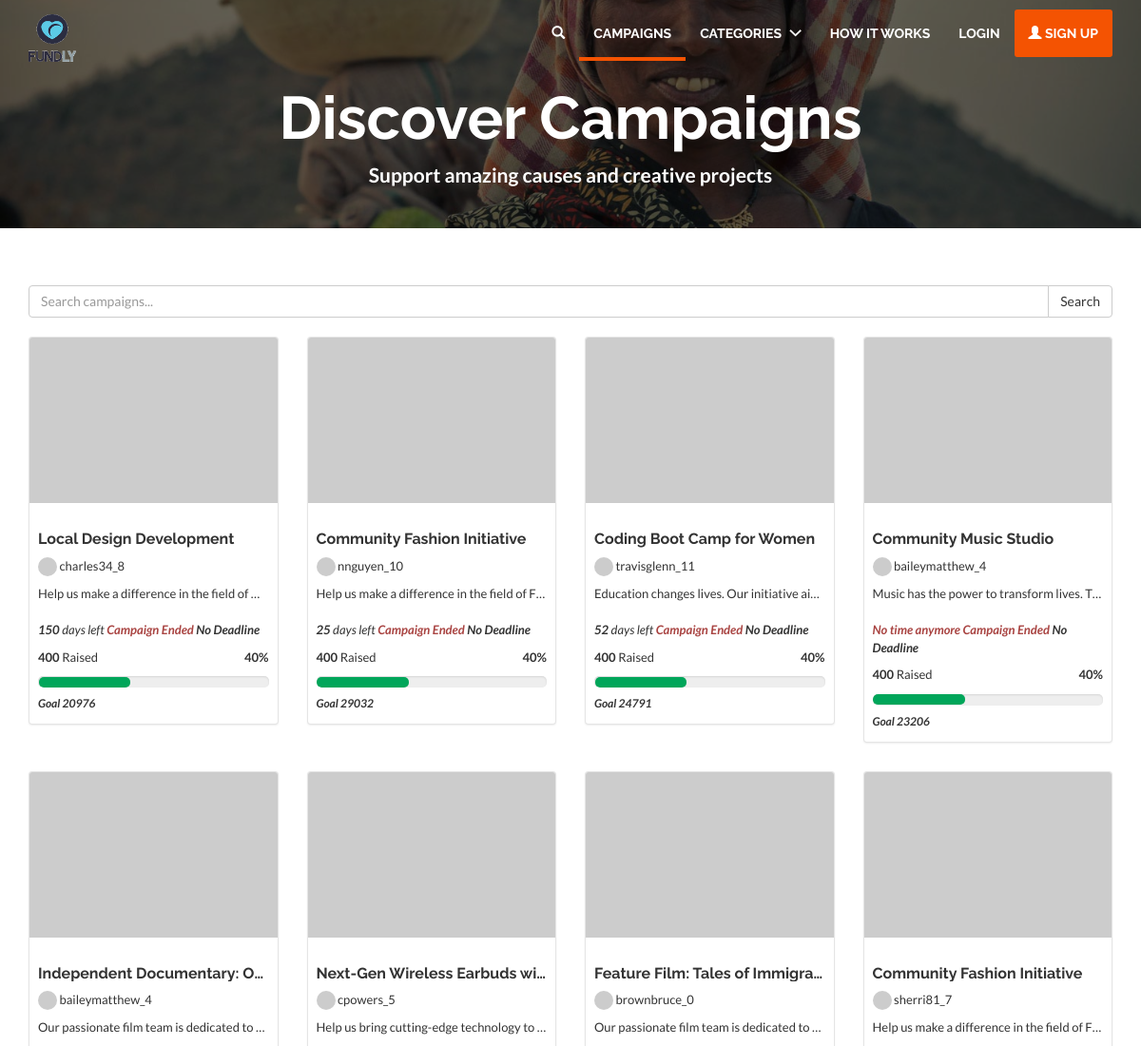
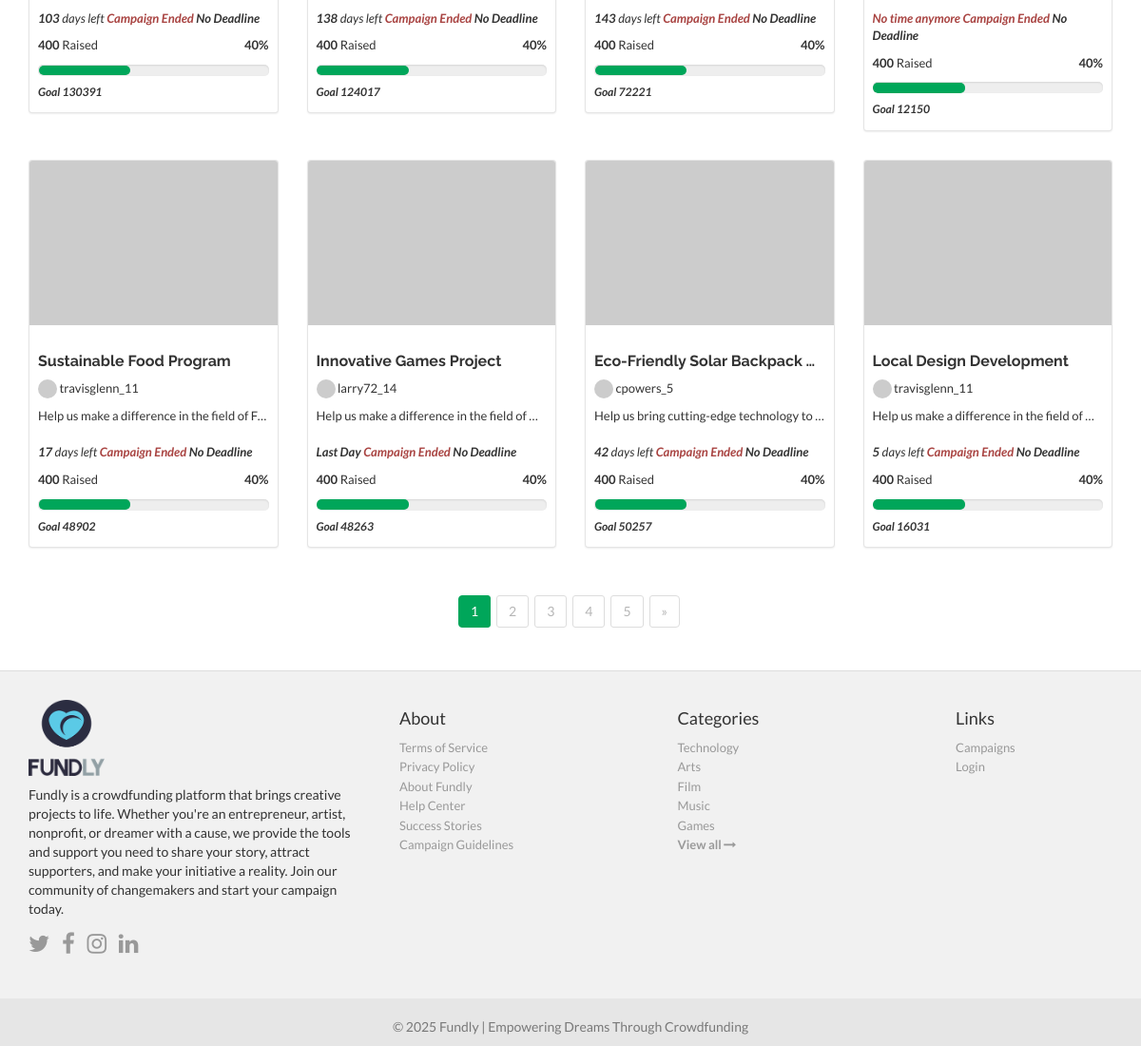
Page /campaign/campaigns/ on the committed database (2 pictures, top to bottom).
### campaign/models.py (models this page shows, shortened)
class Campaign(models.Model):
    id = models.UUIDField(primary_key=True, default=uuid.uuid4, editable=False)
    title = models.CharField(max_length=255)
    description = models.TextField()
    user = models.ForeignKey(User, on_delete=models.DO_NOTHING)
    category = models.ForeignKey(Category, on_delete=models.CASCADE)
    date = models.DateTimeField(default=now, blank=True)
    status = models.CharField(max_length=20, default="pending")
    image = models.ImageField(upload_to="campaigns")
    goal = models.IntegerField()
    location = models.CharField(max_length=150)
    deadline = models.DateField()
    def image_url(self):
        return self.image.url if self.image else "https://placehold.co/600x400?text=No+Image"
    def days_remaining(self):
        delta = self.deadline - datetime.now().date()
        return delta.days

### accounts/models.py (models this page shows, shortened)
class User(AbstractUser):
    username = models.CharField(
        "username",
        max_length=50,
        unique=True,
        help_text="Required. 50 characters or fewer. Letters, digits and @/./+/-/_ only.",
        error_messages={
            "unique": "A user with this username already exists.",
        },
    )
    email = models.EmailField(
        unique=True,
        blank=False,
        error_messages={
            "unique": "A user with this email already exists.",
        },
    )
    status = models.CharField(max_length=20, default="active")
    avatar = models.ImageField(upload_to="avatars/", null=True, blank=True)
    country = models.ForeignKey(Country, on_delete=models.SET_NULL, null=True)
    USERNAME_FIELD = "email"
    REQUIRED_FIELDS = ["username"]

### core/models.py (models this page shows, shortened)
class Category(models.Model):
    name = models.CharField(max_length=50, unique=True)
    slug = models.CharField(max_length=100, unique=True)
    image = models.ImageField(upload_to='categories', default="default.png")

### campaign/views.py (the view, shortened to what this page needs)
# urls.py: path('campaigns/', CampaignListView.as_view(), name='campaign-list'),
class CampaignListView(ListView):
    model = Campaign
    template_name = "campaigns/list.html"
    context_object_name = "campaigns"
    paginate_by = 12  # Show 12 campaigns per page
    def get_queryset(self):
        queryset = Campaign.objects.prefetch_related("user").order_by('-date')
        query = self.request.GET.get('q')
        return queryset
    def get_context_data(self, **kwargs):
        context = super().get_context_data(**kwargs)
        context['search_term'] = self.request.GET.get('q', '')
        return context

### core/context_processors.py (called while the page is built)
def categories(request):
    cats = Category.objects.prefetch_related("campaign_set").all()[:5]
    return {'categories': cats}

### templates/campaigns/list.html (shortened to what this page needs)
{% extends 'base.html' %}
{% load static %}
{% load humanize %}
{% block content %}
<div class="jumbotron md index-header jumbotron_set jumbotron-cover">
    <div class="container wrap-jumbotron position-relative">
        <h1 class="title-site">Discover Campaigns</h1>
        <p class="subtitle-site"><strong>Support amazing causes and creative projects</strong></p>
    </div>
</div>
<div class="container margin-bottom-40">
    <div class="row">
        <div class="col-md-12 margin-top-20 margin-bottom-20">
            <form method="get" action="">
                <div class="input-group">
                    <input type="text" name="q" class="form-control" placeholder="Search campaigns..."
                           value="{{ request.GET.q|default:'' }}">
                    <span class="input-group-btn">
                        <button class="btn btn-default" type="submit">Search</button>
                    </span>
                </div>
            </form>
        </div>
        <div class="col-md-12">
            <div class="row">
                {% if campaigns %}
                    {% for campaign in campaigns %}
                        {% include 'includes/campaign.html' with campaign=campaign %}
                    {% endfor %}
                {% endif %}
            </div>
            {% if is_paginated %}
            <div class="text-center margin-top-20">
                <ul class="pagination">
                    {% for num in page_obj.paginator.page_range %}
                        {% if page_obj.number == num %}
                            <li class="active"><span>{{ num }}</span></li>
                        {% else %}
                            <li><a href="?page={{ num }}">{{ num }}</a></li>
                        {% endif %}
                    {% endfor %}
                    {% if page_obj.has_next %}
                        <li><a href="?page={{ page_obj.next_page_number }}">&raquo;</a></li>
                    {% endif %}
                </ul>
            </div>
            {% endif %}
        </div>
    </div>
</div>
{% endblock %}

### templates/includes/campaign.html (shortened to what this page needs)
<div class="col-xs-12 col-sm-6 col-md-3 col-thumb">
    <div class="thumbnail padding-top-zero">
        <a class="position-relative btn-block img-grid" href="#">
            <img title="{{ campaign.title }}" src="{{ campaign.image_url }}" class="image-url img-responsive btn-block radius-image"/>
        </a>
        <div class="caption">
            <h1 class="title-campaigns font-default">
                <a title="{{ campaign.title }}" class="item-link" href="{% url 'campaign:campaign-detail' campaign.id %}">
                    {{ campaign.title }}
                </a>
            </h1>
            <p class="desc-campaigns">
                {% if campaign.user %}
                    <img src="{{ campaign.image_url }}" width="20" height="20" class="img-circle avatar-campaign"/> {{ campaign.user.username }}
                {% else %}
                    <img src="" width="20" height="20" class="img-circle avatar-campaign"/> User not available
                {% endif %}
            </p>
            <p class="desc-campaigns text-overflow">
                {{ campaign.description.strip|safe }}
            </p>
            <p class="desc-campaigns">
              <span class="stats-campaigns margin-bottom-zero">
                <em>
                  {% if campaign.deadline %}
                      {% if campaign.days_remaining > 0 %}
                          <strong>{{ campaign.days_remaining }}</strong> days left
                      {% elif campaign.days_remaining == 0 %}
                          <strong>Last Day</strong>
                      {% else %}
                          <strong class="text-danger">No time anymore</strong>
                      {% endif %}
                  {% endif %}
                    <strong class="text-danger">Campaign Ended</strong>
                    <strong>No Deadline</strong>
                </em>
              </span>
                <span class="stats-campaigns">
                    <span class="pull-left">
                        <strong>400</strong>
                        Raised
                    </span>
                    <span class="pull-right">
                        <strong>40%</strong>
                    </span>
                </span>
                <span class="progress">
                    <span class="percentage" style="width: 40%" aria-valuemin="0" aria-valuemax="100" role="progressbar"></span>
                </span>
            </p>
            <h6 class="margin-bottom-zero">
                <em><strong>Goal {{ campaign.goal }}</strong></em>
            </h6>
        </div>
    </div>
</div>

### templates/includes/footer.html
{% load static %}
<footer class="footer-main">
    <div class="container">
        <div class="row">
            <div class="col-md-4">
                <a href="{% url 'core:home' %}">
                    <img src="{% static 'img/logo.png' %}" style="height: 80px; width: 80px"/>
                </a>
                <p class="margin-tp-xs">Fundly is a crowdfunding platform that brings creative projects to life.
                    Whether you're an entrepreneur, artist, nonprofit, or dreamer with a cause, we provide the tools
                    and support you need to share your story, attract supporters, and make your initiative a reality.
                    Join our community of changemakers and start your campaign today.</p>
                <ul class="list-inline">
                    <li><a href="https://www.twitter.com/fundly" class="ico-social"><i class="fa fa-twitter"></i></a></li>
                    <li><a href="https://www.facebook.com/fundly" class="ico-social"><i class="fa fa-facebook"></i></a></li>
                    <li><a href="https://www.instagram.com/fundly" class="ico-social"><i class="fa fa-instagram"></i></a></li>
                    <li><a href="https://www.linkedin.com/company/fundly" class="ico-social"><i class="fa fa-linkedin"></i></a></li>
                </ul>
            </div>
            <div class="col-md-3 margin-tp-xs">
                <h4 class="margin-top-zero">About</h4>
                <ul class="list-unstyled">
                    <li><a class="link-footer" href="#">Terms of Service</a></li>
                    <li><a class="link-footer" href="#">Privacy Policy</a></li>
                    <li><a class="link-footer" href="#">About Fundly</a></li>
                    <li><a class="link-footer" href="#">Help Center</a></li>
                    <li><a class="link-footer" href="#">Success Stories</a></li>
                    <li><a class="link-footer" href="#">Campaign Guidelines</a></li>
                </ul>
            </div>
            <div class="col-md-3 margin-tp-xs">
                <h4 class="margin-top-zero">Categories</h4>
                <ul class="list-unstyled">
                    {% for category in categories %}
                        <li><a class="link-footer" href="{% url 'core:campaigns-by-category' category.id %}">{{ category.name }}</a></li>
                    {% endfor %}
                    <li><a class="link-footer" href="{% url 'core:categories' %}">
                        <strong>View all <i class="fa fa-long-arrow-right"></i></strong>
                    </a></li>
                </ul>
            </div>
            <div class="col-md-2 margin-tp-xs">
                <h4 class="margin-top-zero">Links</h4>
                <ul class="list-unstyled">
                    <li>
                        <a class="link-footer" href="#">Campaigns</a>
                    </li>
                    <li>
                        <a class="link-footer" href="{% url 'accounts:login' %}">Login</a>
                    </li>
                </ul>
            </div>
        </div>
    </div>
</footer>
<footer class="subfooter">
    <div class="container">
        <div class="row">
            <div class="col-md-12 text-center padding-top-20">
                <p>&copy; {% now "Y" %} Fundly | Empowering Dreams Through Crowdfunding</p>
            </div>
        </div>
    </div>
</footer>

### static/css/main.css (style rules this page uses)
html, body { height: 100%; }
li { list-style:none; }
input, button, textarea { outline: none; border: none; }
a, a:focus, a:active, select, button, button:active, button:focus, .btn:focus, .btn:active:focus, .btn.active:focus, .btn.focus, .btn:active.focus, .btn.active.focus, input { outline: none; }
body a { color: #f45302; }
.font-default { font-family: "Raleway",Helvetica,Arial,sans-serif; }
.text-overflow { overflow: hidden; white-space: nowrap; text-overflow: ellipsis; }
.margin-bottom-zero { margin-bottom: 0 !important; }
.margin-top-zero { margin-top: 0 !important; }
.padding-top-zero { padding-top: 0 !important; }
.margin-top-20 { margin-top: 20px !important; }
.margin-bottom-20 { margin-bottom: 20px !important; }
.margin-bottom-40 { margin-bottom: 40px !important; }
.padding-top-20 { padding-top: 20px !important; }
body { font-family: "Lato", Helvetica, Arial, sans-serif; background-color: #FFF; }
.index-header { background: url('../img/header.jpg') no-repeat center center #D1D1D1; background-size: cover; position:relative; }
h1 { font-weight: bold; white-space: nowrap; text-overflow: ellipsis; overflow: hidden; }
a.item-link, a:hover.item-link, a:active.item-link, a:focus.item-link { color: #333; }
.link-footer { font-size: 13px; color: #999; }
.footer-main { width: 100%; background-color: #F1F1F1; padding: 30px 0; border-top: 1px solid #ddd; }
.subfooter { background-color: #e6e6e6; color: #797979; }
.margin-tp-xs { margin-top: 10px; }
.ico-social { font-size: 24px; color: #999; }
.col-thumb { margin-bottom: 10px; }
.position-relative { position: relative; }
@media (min-width: 768px) { .jumbotron.md { padding: 70px 0 25px; } }
.jumbotron_set { margin-bottom: 40px; }
@media screen and (min-width: 768px) { .jumbotron { padding: 150px 0; } }
h1.title-site, h2.title-site { font-family: "Raleway",Helvetica,Arial,sans-serif; color: #FFF; text-overflow: inherit; overflow: visible; white-space: normal; font-weight: bold; margin-top: 20px !important; text-align: center; }
.subtitle-site { color: #FFF; text-align: center; }
.jumbotron-cover:before { content: ''; position: absolute; width: 100%; height: 100%; background: rgba(5,5,5,.6); left: 0; top: 0; }
body input { box-shadow: none !important; -webkit-box-shadow: none !important; -moz-box-shadow: none !important; }
.thumbnail { padding: 5px 0; border-color: rgba(0,0,0,.1) !important; -webkit-box-shadow: 0 1px 2px rgba(0,0,0,0.07); -moz-box-shadow: 0 1px 2px rgba(0,0,0,0.07); box-shadow: 0 1px 2px rgba(0,0,0,0.07); }
.radius-image { border-top-left-radius: 3px; border-top-right-radius: 3px; }
.title-campaigns { font-size: 16px; }
.desc-campaigns { font-size: 13px; }
.progress { background-color: #eee; border: 0 solid #d1d5d6; height: 12px; margin-bottom: .625rem; padding: .0625rem; border-radius: 5px; width: 100%; display: block; }
.percentage { background: #00a65a; display: block; height: 100%; float: left; width: 0; border-radius: 5px; }
.stats-campaigns { display: block; float: left; width: 100%; margin: 10px 0; }
.pagination { margin: 0 auto !important; display: table; }
.pagination > li > a, .pagination > li > span { position: relative; float: left; padding: 6px 12px; line-height: 1.42857143; color: #b6b6b6; text-decoration: none; background-color: #fff; border: 1px solid #ddd; margin: 0 3px 5px; border-radius: 3px }
.pagination > .active > a, .pagination > .active > span, .pagination > .active > a:hover, .pagination > .active > span:hover, .pagination > .active > a:focus, .pagination > .active > span:focus { z-index: 3; color: #fff; cursor: default; background-color: #00a65a; border-color: #00a65a; }
.avatar-campaign { vertical-align: bottom; }

### rows in the picture
Campaign: title "Local Design Development", user.username "charles34_8", description.strip "Help us make a difference in the field of…", days_remaining "150", goal "20976"
Campaign: title "Community Fashion Initiative", user.username "nnguyen_10", description.strip "Help us make a difference in the field of F…", days_remaining "25", goal "29032"
Campaign: title "Coding Boot Camp for Women", user.username "travisglenn_11", description.strip "Education changes lives. Our initiative ai…", days_remaining "52", goal "24791"
Campaign: title "Community Music Studio", user.username "baileymatthew_4", description.strip "Music has the power to transform lives. T…", deadline "No time anymore", goal "23206"
Campaign: title "Independent Documentary: O…", user.username "baileymatthew_4", description.strip "Our passionate film team is dedicated to…", days_remaining "103", goal "130391"
Campaign: title "Next-Gen Wireless Earbuds wi…", user.username "cpowers_5", description.strip "Help us bring cutting-edge technology to…", days_remaining "138", goal "124017"
Campaign: title "Feature Film: Tales of Immigra…", user.username "brownbruce_0", description.strip "Our passionate film team is dedicated to…", days_remaining "143", goal "72221"
Campaign: title "Community Fashion Initiative", user.username "sherri81_7", description.strip "Help us make a difference in the field of F…", deadline "No time anymore", goal "12150"
Campaign: title "Sustainable Food Program", user.username "travisglenn_11", description.strip "Help us make a difference in the field of F…", days_remaining "17", goal "48902"
Campaign: title "Innovative Games Project", user.username "larry72_14", description.strip "Help us make a difference in the field of G…", deadline "Last Day", goal "48263"
Campaign: title "Eco-Friendly Solar Backpack…", user.username "cpowers_5", description.strip "Help us bring cutting-edge technology to…", days_remaining "42", goal "50257"
Campaign: title "Local Design Development", user.username "travisglenn_11", description.strip "Help us make a difference in the field of…", days_remaining "5", goal "16031"
Category: name "Technology"
Category: name "Arts"
Category: name "Film"
Category: name "Music"
Category: name "Games"

### other values in the picture
{{ num }} "1"
{{ num }} "2" "3" "4" "5"
